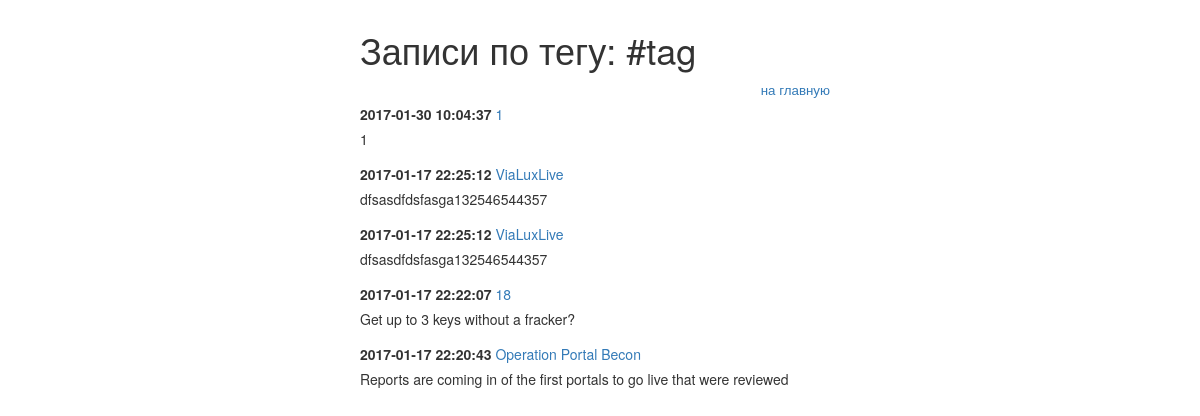
/include/posttotag.php?tag=tag, run on the app's committed database.
### tables this page shows
CREATE TABLE `post` (
  `post_id` bigint(20) unsigned NOT NULL AUTO_INCREMENT,
  `post_title` varchar(255) DEFAULT NULL,
  `post_min_text` text,
  `post_text` text,
  `post_create_datetime` timestamp NULL DEFAULT NULL,
  `post_update_datetime` timestamp NOT NULL DEFAULT CURRENT_TIMESTAMP ON UPDATE CURRENT_TIMESTAMP,
  UNIQUE KEY `post_id` (`post_id`)
);

### include/db.php (called while the page is built, shortened)
<?php
try {
    $link = new PDO('mysql:host=localhost;dbname=blog', 'level', 'pass');
} catch (PDOException $e) {
    print "Error!: " . $e->getMessage() . "<br/>";
    die();
}
if($_GET['tag']) {
    $gettag = $_GET['tag'];
    $select_post_tag = $link ->query("SELECT tag_id FROM tag WHERE tag_title = '$gettag'");
    if (!$select_post_tag) {
        echo "PDO::errorInfo():";
        print_r($link->errorInfo());
    } else $insert_tag_id = $select_post_tag->fetchAll();
    $tag_id_for_post = $insert_tag_id[0][0];
    $select_posts_for_tag = $link ->query("SELECT post.* from post LEFT JOIN post_to_tag USING (post_id) WHERE post_to_tag.tag_id = '$tag_id_for_post' ORDER BY post.post_create_datetime DESC");
    $result_posts_for_tag = $select_posts_for_tag ->fetchAll(PDO::FETCH_ASSOC);
}

### include/posttotag.php (the view, shortened to what this page needs)
<?php
require_once '/var/www/html/practice_blog/include/db.php';
?>
<!DOCTYPE html>
<html lang="ru">
	<head>
		<link rel="stylesheet" href="../css/bootstrap.css">
		<link rel="stylesheet" href="../css/styless.css">
	</head>
	<body>
		<div id="wrapper">
			<h1>Записи по тегу: <?="#".$_GET['tag']; ?></h1>
			<p class="nav">
				<a href="../index.php">на главную</a>
			</p>
            <?php for($i=0;$i<count($result_posts_for_tag);$i++):?>
			<div class="note">
				<p>
					<span class="date"><?=$result_posts_for_tag[$i]['post_create_datetime'];?></span>
					<a href="../include/note.php?id=<?=$result_posts_for_tag[$i]['post_id']?>"><?=$result_posts_for_tag[$i]['post_title'];?></a>
				</p>
				<p>
					<?=$result_posts_for_tag[$i]['post_min_text'];?>
				</p>
			</div>
            <?php endfor;
            ?>
		</div>
	</body>
</html>

### css/styless.css (style rules this page uses)
#wrapper { width: 500px; margin: 0px auto; padding: 10px; text-align: justify; }
#wrapper > div { margin-bottom: 15px; }
#wrapper p { margin-bottom: 5px; }
.date { font-weight: bold; }
.nav { text-align: right; padding-right: 10px; font-size: 10pt; }

### data on the page
post: post_create_datetime "2017-01-30 10:04:37", post_title "1", post_min_text "1"
post: post_create_datetime "2017-01-17 22:25:12", post_title "ViaLuxLive", post_min_text "dfsasdfdsfasga132546544357"
post: post_create_datetime "2017-01-17 22:22:07", post_title "18", post_min_text "Get up to 3 keys without a fracker?"
post: post_create_datetime "2017-01-17 22:20:43", post_title "Operation Portal Becon", post_min_text "Reports are coming in of the first portals to go live that were reviewed"

### other printed values
$_GET['tag'] "tag"
